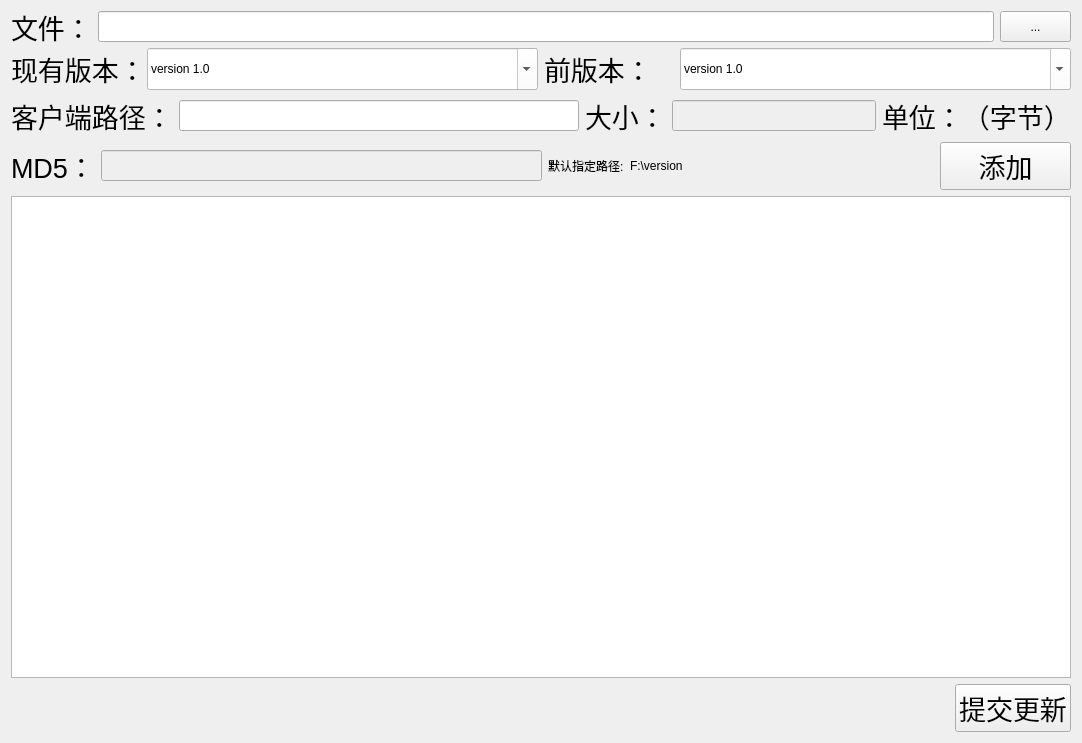
<?xml version="1.0" encoding="UTF-8"?>
<ui version="4.0">
 <class>VersionManageClass</class>
 <widget class="QMainWindow" name="VersionManageClass">
  <property name="windowModality">
   <enum>Qt::NonModal</enum>
  </property>
  <property name="geometry">
   <rect>
    <x>0</x>
    <y>0</y>
    <width>1082</width>
    <height>743</height>
   </rect>
  </property>
  <property name="windowTitle">
   <string>版本管理</string>
  </property>
  <property name="styleSheet">
   <string notr="true"/>
  </property>
  <widget class="QWidget" name="centralWidget">
   <layout class="QVBoxLayout" name="verticalLayout">
    <item>
     <layout class="QHBoxLayout" name="horizontalLayout">
      <item>
       <widget class="QLabel" name="label">
        <property name="minimumSize">
         <size>
          <width>81</width>
          <height>31</height>
         </size>
        </property>
        <property name="font">
         <font>
          <pointsize>20</pointsize>
         </font>
        </property>
        <property name="text">
         <string>文件：</string>
        </property>
       </widget>
      </item>
      <item>
       <widget class="QLineEdit" name="lineEdit">
        <property name="minimumSize">
         <size>
          <width>891</width>
          <height>31</height>
         </size>
        </property>
        <property name="styleSheet">
         <string notr="true">font: 18pt &quot;微软雅黑&quot;;</string>
        </property>
       </widget>
      </item>
      <item>
       <widget class="QToolButton" name="toolButton">
        <property name="minimumSize">
         <size>
          <width>71</width>
          <height>31</height>
         </size>
        </property>
        <property name="text">
         <string>...</string>
        </property>
        <property name="autoRaise">
         <bool>false</bool>
        </property>
        <property name="arrowType">
         <enum>Qt::NoArrow</enum>
        </property>
       </widget>
      </item>
     </layout>
    </item>
    <item>
     <layout class="QHBoxLayout" name="horizontalLayout_2">
      <item>
       <widget class="QLabel" name="label_2">
        <property name="minimumSize">
         <size>
          <width>100</width>
          <height>27</height>
         </size>
        </property>
        <property name="maximumSize">
         <size>
          <width>130</width>
          <height>16777215</height>
         </size>
        </property>
        <property name="font">
         <font>
          <pointsize>20</pointsize>
         </font>
        </property>
        <property name="text">
         <string>现有版本：</string>
        </property>
       </widget>
      </item>
      <item>
       <widget class="QComboBox" name="comboBox">
        <property name="minimumSize">
         <size>
          <width>381</width>
          <height>31</height>
         </size>
        </property>
        <property name="palette">
         <palette>
          <active>
           <colorrole role="Button">
            <brush brushstyle="SolidPattern">
             <color alpha="255">
              <red>255</red>
              <green>255</green>
              <blue>255</blue>
             </color>
            </brush>
           </colorrole>
           <colorrole role="Base">
            <brush brushstyle="SolidPattern">
             <color alpha="255">
              <red>255</red>
              <green>255</green>
              <blue>255</blue>
             </color>
            </brush>
           </colorrole>
           <colorrole role="Window">
            <brush brushstyle="SolidPattern">
             <color alpha="255">
              <red>255</red>
              <green>255</green>
              <blue>255</blue>
             </color>
            </brush>
           </colorrole>
          </active>
          <inactive>
           <colorrole role="Button">
            <brush brushstyle="SolidPattern">
             <color alpha="255">
              <red>255</red>
              <green>255</green>
              <blue>255</blue>
             </color>
            </brush>
           </colorrole>
           <colorrole role="Base">
            <brush brushstyle="SolidPattern">
             <color alpha="255">
              <red>255</red>
              <green>255</green>
              <blue>255</blue>
             </color>
            </brush>
           </colorrole>
           <colorrole role="Window">
            <brush brushstyle="SolidPattern">
             <color alpha="255">
              <red>255</red>
              <green>255</green>
              <blue>255</blue>
             </color>
            </brush>
           </colorrole>
          </inactive>
          <disabled>
           <colorrole role="Button">
            <brush brushstyle="SolidPattern">
             <color alpha="255">
              <red>255</red>
              <green>255</green>
              <blue>255</blue>
             </color>
            </brush>
           </colorrole>
           <colorrole role="Base">
            <brush brushstyle="SolidPattern">
             <color alpha="255">
              <red>255</red>
              <green>255</green>
              <blue>255</blue>
             </color>
            </brush>
           </colorrole>
           <colorrole role="Window">
            <brush brushstyle="SolidPattern">
             <color alpha="255">
              <red>255</red>
              <green>255</green>
              <blue>255</blue>
             </color>
            </brush>
           </colorrole>
          </disabled>
         </palette>
        </property>
        <property name="font">
         <font>
          <family>微软雅黑</family>
          <pointsize>18</pointsize>
          <weight>50</weight>
          <italic>false</italic>
          <bold>false</bold>
         </font>
        </property>
        <property name="styleSheet">
         <string notr="true">background-color: rgb(255, 255, 255);
font: 18pt &quot;微软雅黑&quot;;</string>
        </property>
        <property name="editable">
         <bool>true</bool>
        </property>
        <property name="currentIndex">
         <number>0</number>
        </property>
        <property name="maxVisibleItems">
         <number>10</number>
        </property>
        <item>
         <property name="text">
          <string>version 1.0</string>
         </property>
        </item>
        <item>
         <property name="text">
          <string>version 1.1</string>
         </property>
        </item>
        <item>
         <property name="text">
          <string>version 1.2</string>
         </property>
        </item>
       </widget>
      </item>
      <item>
       <widget class="QLabel" name="label_5">
        <property name="minimumSize">
         <size>
          <width>108</width>
          <height>27</height>
         </size>
        </property>
        <property name="maximumSize">
         <size>
          <width>130</width>
          <height>16777215</height>
         </size>
        </property>
        <property name="font">
         <font>
          <pointsize>20</pointsize>
         </font>
        </property>
        <property name="text">
         <string>前版本：</string>
        </property>
       </widget>
      </item>
      <item>
       <widget class="QComboBox" name="comboBox_2">
        <property name="minimumSize">
         <size>
          <width>381</width>
          <height>31</height>
         </size>
        </property>
        <property name="palette">
         <palette>
          <active>
           <colorrole role="Button">
            <brush brushstyle="SolidPattern">
             <color alpha="255">
              <red>255</red>
              <green>255</green>
              <blue>255</blue>
             </color>
            </brush>
           </colorrole>
           <colorrole role="Base">
            <brush brushstyle="SolidPattern">
             <color alpha="255">
              <red>255</red>
              <green>255</green>
              <blue>255</blue>
             </color>
            </brush>
           </colorrole>
           <colorrole role="Window">
            <brush brushstyle="SolidPattern">
             <color alpha="255">
              <red>255</red>
              <green>255</green>
              <blue>255</blue>
             </color>
            </brush>
           </colorrole>
          </active>
          <inactive>
           <colorrole role="Button">
            <brush brushstyle="SolidPattern">
             <color alpha="255">
              <red>255</red>
              <green>255</green>
              <blue>255</blue>
             </color>
            </brush>
           </colorrole>
           <colorrole role="Base">
            <brush brushstyle="SolidPattern">
             <color alpha="255">
              <red>255</red>
              <green>255</green>
              <blue>255</blue>
             </color>
            </brush>
           </colorrole>
           <colorrole role="Window">
            <brush brushstyle="SolidPattern">
             <color alpha="255">
              <red>255</red>
              <green>255</green>
              <blue>255</blue>
             </color>
            </brush>
           </colorrole>
          </inactive>
          <disabled>
           <colorrole role="Button">
            <brush brushstyle="SolidPattern">
             <color alpha="255">
              <red>255</red>
              <green>255</green>
              <blue>255</blue>
             </color>
            </brush>
           </colorrole>
           <colorrole role="Base">
            <brush brushstyle="SolidPattern">
             <color alpha="255">
              <red>255</red>
              <green>255</green>
              <blue>255</blue>
             </color>
            </brush>
           </colorrole>
           <colorrole role="Window">
            <brush brushstyle="SolidPattern">
             <color alpha="255">
              <red>255</red>
              <green>255</green>
              <blue>255</blue>
             </color>
            </brush>
           </colorrole>
          </disabled>
         </palette>
        </property>
        <property name="font">
         <font>
          <family>微软雅黑</family>
          <pointsize>18</pointsize>
          <weight>50</weight>
          <italic>false</italic>
          <bold>false</bold>
         </font>
        </property>
        <property name="styleSheet">
         <string notr="true">background-color: rgb(255, 255, 255);
font: 18pt &quot;微软雅黑&quot;;</string>
        </property>
        <property name="editable">
         <bool>true</bool>
        </property>
        <property name="currentIndex">
         <number>0</number>
        </property>
        <property name="maxVisibleItems">
         <number>10</number>
        </property>
        <item>
         <property name="text">
          <string>version 1.0</string>
         </property>
        </item>
        <item>
         <property name="text">
          <string>version 1.1</string>
         </property>
        </item>
        <item>
         <property name="text">
          <string>version 1.2</string>
         </property>
        </item>
       </widget>
      </item>
     </layout>
    </item>
    <item>
     <layout class="QHBoxLayout" name="horizontalLayout_3">
      <item>
       <widget class="QLabel" name="label_3">
        <property name="minimumSize">
         <size>
          <width>150</width>
          <height>31</height>
         </size>
        </property>
        <property name="font">
         <font>
          <pointsize>20</pointsize>
         </font>
        </property>
        <property name="text">
         <string>客户端路径：</string>
        </property>
       </widget>
      </item>
      <item>
       <widget class="QLineEdit" name="lineEdit_2">
        <property name="minimumSize">
         <size>
          <width>400</width>
          <height>31</height>
         </size>
        </property>
        <property name="styleSheet">
         <string notr="true">font: 18pt &quot;微软雅黑&quot;;</string>
        </property>
       </widget>
      </item>
      <item>
       <widget class="QLabel" name="label_6">
        <property name="minimumSize">
         <size>
          <width>81</width>
          <height>31</height>
         </size>
        </property>
        <property name="font">
         <font>
          <pointsize>20</pointsize>
         </font>
        </property>
        <property name="text">
         <string>大小：</string>
        </property>
       </widget>
      </item>
      <item>
       <widget class="QLineEdit" name="lineEdit_3">
        <property name="enabled">
         <bool>false</bool>
        </property>
        <property name="minimumSize">
         <size>
          <width>200</width>
          <height>31</height>
         </size>
        </property>
        <property name="styleSheet">
         <string notr="true">font: 18pt &quot;微软雅黑&quot;;</string>
        </property>
       </widget>
      </item>
      <item>
       <widget class="QLabel" name="label_9">
        <property name="minimumSize">
         <size>
          <width>180</width>
          <height>31</height>
         </size>
        </property>
        <property name="font">
         <font>
          <pointsize>20</pointsize>
         </font>
        </property>
        <property name="text">
         <string>单位：（字节）</string>
        </property>
       </widget>
      </item>
     </layout>
    </item>
    <item>
     <layout class="QHBoxLayout" name="horizontalLayout_4">
      <item>
       <widget class="QLabel" name="label_4">
        <property name="minimumSize">
         <size>
          <width>81</width>
          <height>31</height>
         </size>
        </property>
        <property name="font">
         <font>
          <pointsize>20</pointsize>
         </font>
        </property>
        <property name="text">
         <string>MD5：</string>
        </property>
       </widget>
      </item>
      <item>
       <widget class="QLineEdit" name="lineEdit_4">
        <property name="enabled">
         <bool>false</bool>
        </property>
        <property name="minimumSize">
         <size>
          <width>441</width>
          <height>31</height>
         </size>
        </property>
        <property name="styleSheet">
         <string notr="true">font: 18pt &quot;微软雅黑&quot;;</string>
        </property>
       </widget>
      </item>
      <item>
       <widget class="QLabel" name="label_8">
        <property name="styleSheet">
         <string notr="true">font: 15pt &quot;微软雅黑&quot;;</string>
        </property>
        <property name="text">
         <string>默认指定路径:</string>
        </property>
       </widget>
      </item>
      <item>
       <widget class="QLabel" name="label_7">
        <property name="styleSheet">
         <string notr="true">font: 15pt &quot;微软雅黑&quot;;</string>
        </property>
        <property name="text">
         <string>F:\version</string>
        </property>
       </widget>
      </item>
      <item>
       <spacer name="horizontalSpacer">
        <property name="orientation">
         <enum>Qt::Horizontal</enum>
        </property>
        <property name="sizeHint" stdset="0">
         <size>
          <width>40</width>
          <height>20</height>
         </size>
        </property>
       </spacer>
      </item>
      <item>
       <widget class="QPushButton" name="pushButton_2">
        <property name="minimumSize">
         <size>
          <width>131</width>
          <height>41</height>
         </size>
        </property>
        <property name="font">
         <font>
          <family>微软雅黑</family>
          <pointsize>20</pointsize>
         </font>
        </property>
        <property name="text">
         <string>添加</string>
        </property>
       </widget>
      </item>
     </layout>
    </item>
    <item>
     <widget class="QTableWidget" name="tableWidget">
      <property name="autoFillBackground">
       <bool>false</bool>
      </property>
     </widget>
    </item>
    <item>
     <layout class="QHBoxLayout" name="horizontalLayout_5">
      <item>
       <spacer name="horizontalSpacer_2">
        <property name="orientation">
         <enum>Qt::Horizontal</enum>
        </property>
        <property name="sizeHint" stdset="0">
         <size>
          <width>348</width>
          <height>20</height>
         </size>
        </property>
       </spacer>
      </item>
      <item>
       <widget class="QPushButton" name="pushButton">
        <property name="maximumSize">
         <size>
          <width>400</width>
          <height>65</height>
         </size>
        </property>
        <property name="font">
         <font>
          <family>微软雅黑</family>
          <pointsize>20</pointsize>
         </font>
        </property>
        <property name="layoutDirection">
         <enum>Qt::LeftToRight</enum>
        </property>
        <property name="text">
         <string>提交更新</string>
        </property>
       </widget>
      </item>
     </layout>
    </item>
   </layout>
  </widget>
 </widget>
 <layoutdefault spacing="6" margin="11"/>
 <resources>
  <include location="VersionManage.qrc"/>
 </resources>
 <connections/>
</ui>
